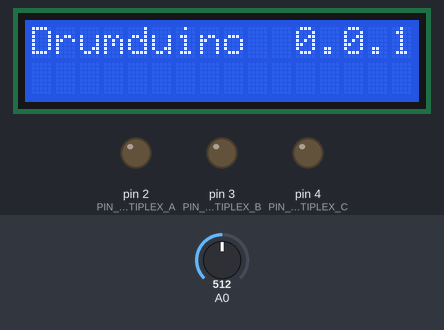
Bench run of a sketch on a simulated Arduino Uno, built with avr-gcc and run on an emulated ATmega328P. Shown: 16×2 character LCD, output pins drawn as LEDs (lit = HIGH). The inputs (shaded band) are chosen by the test bench; at power-on: A0 = 512.

Above: at 0.6 s.
At 2.7 s:
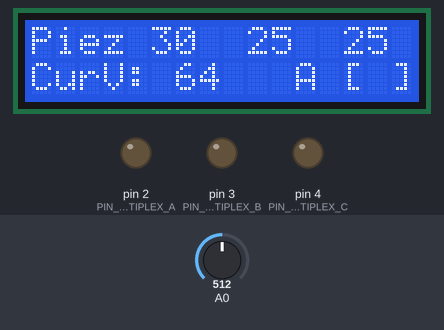
2.8 s: A0 set to 716
At 3.3 s:
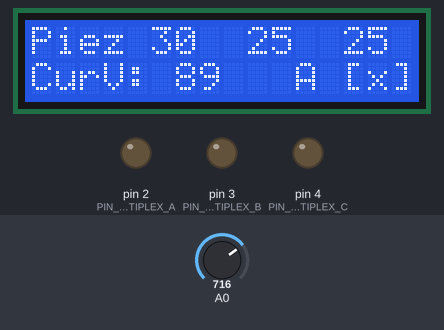
5.1 s: A0 set to 900
At 6.9 s:
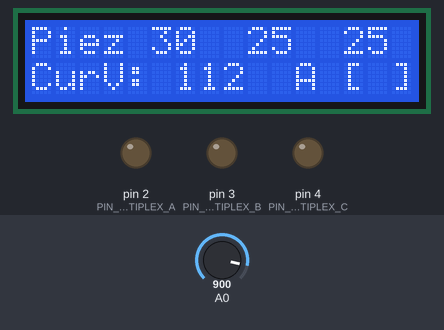
7.2 s: A0 set to 1023
At 9.0 s:
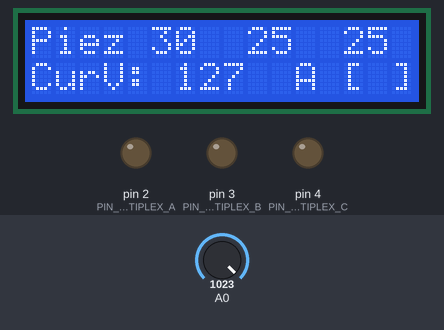
Timing chart, 0 to 10.5 s (numbered marks = the images above; inputs shaded):
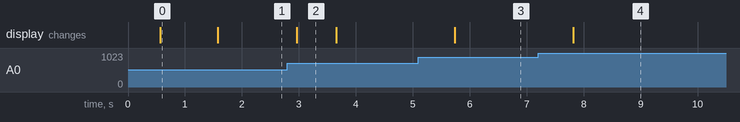

Measured:
- after the input at 2.8 s, the display: changes after 0.16 s (image 2)
- after the input at 5.1 s, the display: changes after 0.64 s (image 3)
- after the input at 7.2 s, the display: changes after 0.62 s (image 4)
- what the display in image 0 shows lasts 1.0 s, from 0.6 s to 1.6 s
- what the display in image 2 shows lasts 0.7 s, from 3.0 s to 3.7 s

The sketch:

drumduino_firmware.ino
```cpp
#include <SoftwareSerial.h>

#define USE_DISPLAY 1

#if USE_DISPLAY
#include <LiquidCrystal.h>
LiquidCrystal lcd(7, 8, 9, 10, 11, 12);
#endif


enum DrumduinoFirmwareSettings {
	PORT_CNT = 1,
	CHAN_PER_PORT_CNT = 1,
	PAD_CNT = PORT_CNT * CHAN_PER_PORT_CNT,
	FRAME_BUFFER_SIZE = 3,
};

enum Pins {
	PIN_MULTIPLEX_A = 2,
	PIN_MULTIPLEX_B = 3 ,
	PIN_MULTIPLEX_C = 4 ,

	PIN_SOFTSERIAL_RX = 5,
	PIN_SOFTSERIAL_TX = 6,
};


//=================================================================================
// Set Bit and Clwear Bit Helpers
//=================================================================================
#ifndef cbi
#define cbi(sfr, bit) (_SFR_BYTE(sfr) &= ~_BV(bit))
#endif
#ifndef sbi
#define sbi(sfr, bit) (_SFR_BYTE(sfr) |= _BV(bit))
#endif


//=================================================================================
// Prescaler
//=================================================================================
// Maximum sampling frequency    // Resolution
enum Prescaler {
	Prescaler_2   = B00000000, // 16 MHz / 2 = 8 MHz            //
	Prescaler_4   = B00000010, // 16 MHz / 4 = 4 MHz            // ~5.9
	Prescaler_8   = B00000011, // 16 MHz / 8 = 2 MHz            // ~7.4
	Prescaler_16  = B00000100, // 16 MHz / 16 = 1 MHz           // ~8.6
	Prescaler_32  = B00000101, // 16 MHz / 32 = 500 kHz         // ~8.9
	Prescaler_64  = B00000110, // 16 MHz / 64 = 250 kHz         // ~9.0
	Prescaler_128 = B00000111, // 16 MHz / 128 = 125 kHz        // ~9.1
};

inline void setPrescaler(int prescaler) {
	ADCSRA &= B11111000;
	ADCSRA |= prescaler;
}


//=================================================================================
//  Ad Pin
//=================================================================================
enum AdPin {
	AdPin_0   = B00000000,
	AdPin_1   = B00000001,
	AdPin_2   = B00000010,
	AdPin_3   = B00000011,
	AdPin_4   = B00000100,
	AdPin_5   = B00000101,
	AdPin_6   = B00000110, // Bei Atmega8 nur in der Gehäusebauform TQFP und MLF verfügbar, nicht in PDIP
	AdPin_7   = B00000111, // Bei Atmega8 nur in der Gehäusebauform TQFP und MLF verfügbar, nicht in PDIP
	AdPin_Vbg = B00001110, // 1.23V
	AdPin_GND = B00001111, // 0V
};

inline void setAdPin(int adPin) {
	ADMUX &= B11110000;
	ADMUX |= adPin;
}

//=================================================================================
// ADC Alignment
//=================================================================================
// Das Ergebnis wird in den Registern ADCH/ADCL linksbündig ausgerichtet.
// Die 8 höchstwertigen Bits des Ergebnisses werden in ADCH abgelegt.
// Die verbleibenden 2 niederwertigen Bits werden im Register ADCL in den Bits 6 und 7 abgelegt.
enum AdcAlignment {
	ADAlignmentLeft  = B00100000,
	ADAlignmentRight = B00000000,
};


inline void setADAlignment(int align) {
	ADMUX &= ~B00100000;
	ADMUX |= align;
}

//=================================================================================
inline void startADCConversion() {
	ADCSRA |= B01000000;
}

//=================================================================================

inline void disableAnalogComparator() {
	ACSR = B10000000;
}

inline void multiplexSelectChan(uint8_t chan) {
	PORTD = B00011100 & (chan << 2) | (B11100011 & PORTD);
}

//=================================================================================
// MIDI
//=================================================================================
namespace midi {
	/// http://www.midi.org/techspecs/midimessages.php
#if 0
	struct SysexFrame {
		byte begin = 0xf0;
		byte manufacturer = 42;
		unsigned long time1 = 0;
		unsigned long time2 = 0;
		byte values[PAD_CNT] = { 0 };
		byte end = 0xF7;
	};
#endif

	/**
	Note Off event.
	This message is sent when a note is released (ended).
	*/
	template<typename SERIAL_IF>
	void noteOn(SERIAL_IF& serial, uint8_t note, uint8_t velocity) {
		serial.write((uint8_t)0x90);
		serial.write((uint8_t)note);
		serial.write((uint8_t)velocity);
	}

	/**
	Note On event.
	This message is sent when a note is depressed (start).
	*/
	template<typename SERIAL_IF>
	void noteOff(SERIAL_IF& serial, uint8_t note, uint8_t velocity) {
		serial.write((uint8_t)0x80);
		serial.write((uint8_t)note);
		serial.write((uint8_t)velocity);
	}

	/**
	Polyphonic Key Pressure (Aftertouch).
	This message is most often sent by pressing down on the key after it "bottoms out".
	*/
	template<typename SERIAL_IF>
	void polyphonicKeyPressure(SERIAL_IF& serial, uint8_t note, uint8_t pressure) {
		serial.write((uint8_t)0xA0);
		serial.write((uint8_t)note);
		serial.write((uint8_t)pressure);
	}

	/**
	Control Change.
	This message is sent when a controller value changes.
	Controllers include devices such as pedals and levers.
	Controller numbers 120-127 are reserved as "Channel Mode Messages" (below).
	*/
	template<typename SERIAL_IF>
	void controlChange(SERIAL_IF& serial, uint8_t controllerNumber, uint8_t controllerValue) {
		serial.write((uint8_t)0xB0);
		serial.write((uint8_t)controllerNumber);
		serial.write((uint8_t)controllerValue);
	}
}


//=================================================================================
//
//=================================================================================
struct Configuration {
	enum Type {
		TypeDisabled,
		TypePiezo,
	} type[PAD_CNT] = { TypePiezo };

	struct CurveSettings {
		enum CurveType {
			CurveNormal,
			CurveExp,
			CurveLog,
			CurveSigma,
			CurveFlat,
			CurveExtra,
		};

		CurveType type = CurveNormal;
		uint8_t value = 127;
		int8_t offset = 0;
		uint8_t factor = 127;
	} curve[PAD_CNT];

	uint8_t note[PAD_CNT] = { 0 };
	uint8_t threshold[PAD_CNT] = { 25 };
	uint8_t scanTime[PAD_CNT] = { 25 };
	uint8_t maskTime[PAD_CNT] = { 35 };

} g_configuration;


//=================================================================================
//
//=================================================================================
struct Runtime {
	SoftwareSerial softSerial{ PIN_SOFTSERIAL_RX, PIN_SOFTSERIAL_TX }; // RX, TX

	uint8_t value[PAD_CNT][FRAME_BUFFER_SIZE];

	enum State {
		StateAwait,
		StateScan,
		StateMask,
	} state[PAD_CNT] = { StateAwait };

	uint8_t  trigger[PAD_CNT] = { 0 };
	uint8_t max[PAD_CNT] = { 0 };
	//uint64_t sum[PAD_CNT] = { 0 };

	uint64_t frameCounter = 0;
#if USE_DISPLAY
	bool displayTriggerEvent[PAD_CNT] = { 0 };
#endif
} g_runtime;


//=================================================================================
//
//=================================================================================
inline uint8_t calcCurve(const Configuration::CurveSettings& curveSettings, uint8_t value) {
	uint8_t ret = 0;

	float x = value * 8.0;
	float f = ((float)curveSettings.value) / 64.0; //[1;127]->[0.;2.0]

	switch(curveSettings.type) {
		//[0-1023]x[0-127]
		case Configuration::CurveSettings::CurveNormal:
			ret = x * f / 16.0;
			break;

		case Configuration::CurveSettings::CurveExp:
			ret = (127.0 / (exp(2.0 * f) - 1)) * (exp(f * x / 512.0) - 1.0);
			break; //Exp 4*(exp(x/256)-1)

		case Configuration::CurveSettings::CurveLog:
			ret = log(1.0 + (f * x / 128.0)) * (127.0 / log((8 * f) + 1));
			break; //Log 64*log(1+x/128)

		case Configuration::CurveSettings::CurveSigma:
			ret = (127.0 / (1.0 + exp(f * (512.0 - x) / 64.0)));
			break; //Sigma

		case Configuration::CurveSettings::CurveFlat:
			ret = (64.0 - ((8.0 / f) * log((1024 / (1 + x)) - 1)));
			break; //Flat

		case Configuration::CurveSettings::CurveExtra:
			ret = (x + 0x20) * f / 16.0;

	}

	ret = ret * (curveSettings.factor / 127.0) + curveSettings.offset;

	if(ret <= 0) {
		return 0;
	}

	if(ret >= 127) {
		return 127;    //127
	}

	return ret;
}


//=================================================================================
//
//=================================================================================
void setup() {
#if USE_DISPLAY
	lcd.begin(16, 2);
	delay(500);
	lcd.print("Drumduino  0.0.1");
	delay(1000);
#endif


	memset(g_runtime.value, 0, sizeof(g_runtime.value));

	// generate note mapping
	for(uint8_t pad = 0; pad < PAD_CNT; ++pad) {
		uint8_t note = 0x1E + pad;
		g_configuration.note[pad] = note;
	}

	// Setup MultiplexSelection Pins
	pinMode(PIN_MULTIPLEX_A, OUTPUT);
	pinMode(PIN_MULTIPLEX_B, OUTPUT);
	pinMode(PIN_MULTIPLEX_C, OUTPUT);

	// Setup ADCs
	analogReference(DEFAULT);
	disableAnalogComparator();
	setPrescaler(Prescaler_8);
	//setADAlignment(ADAlignmentLeft);

	// Disable digital input buffers on all analog input pins
	DIDR0 = DIDR0 | B00111111;

	// Setup Serial
	Serial.begin(2000000);
	Serial.flush();

	g_runtime.softSerial.begin(31250);
	//g_runtime.softSerial.flush();
}


//=================================================================================
//
//=================================================================================
void loop() {
	uint64_t& frameCounter = g_runtime.frameCounter;
	size_t curFrameIdx = frameCounter % FRAME_BUFFER_SIZE;
	size_t lastFrameIdx = (frameCounter - 1) % FRAME_BUFFER_SIZE;

	for(uint8_t chan = 0; chan < CHAN_PER_PORT_CNT; ++chan) {
		multiplexSelectChan(chan);

		for(uint8_t port = 0; port < PORT_CNT; ++port) {
			int pad = port * CHAN_PER_PORT_CNT + chan;

			// shortcuts!
			uint8_t& currentValue = g_runtime.value[pad][curFrameIdx];
			const uint8_t& lastValue = g_runtime.value[pad][lastFrameIdx];

			Runtime::State& state = g_runtime.state[pad];
			uint8_t& triggerFrame = g_runtime.trigger[pad];
			uint8_t& maxValue = g_runtime.max[pad];
			//const uint8_t& sumValue = g_runtime.sum[pad];

			const Configuration::Type& type = g_configuration.type[pad];
			const uint8_t& threshold = g_configuration.threshold[pad];
			const uint8_t& scanTime = g_configuration.scanTime[pad];
			const uint8_t& maskTime = g_configuration.maskTime[pad];

			// real processing
			currentValue = uint8_t(analogRead(port) >> 3);

			switch(type) {
				case Configuration::TypePiezo: {
					switch(state) {
						// In this state we wait for a signal to trigger
						default:
						case Runtime::StateAwait: {
STATE_AGAIN:

							if(currentValue < lastValue + threshold) {
								break;
							}

							state = Runtime::StateScan;
							triggerFrame = frameCounter;
							maxValue = currentValue;
							//sumValue = currentValue;
							//### fallthrough
						}

						// In this state we measure the value for the given time period to get the max value
						case Runtime::StateScan: {
							if(frameCounter < triggerFrame + scanTime) {
								maxValue = max(currentValue, maxValue);
								//sumValue += currentValue;
								break;
							}

							const Configuration::CurveSettings& curve = g_configuration.curve[pad];
							uint8_t velocity = calcCurve(curve, maxValue);

							const uint8_t& note = g_configuration.note[pad];
							midi::noteOn(g_runtime.softSerial, note, velocity);
							state = Runtime::StateMask;
#if USE_DISPLAY
							g_runtime.displayTriggerEvent[pad] = true;
#endif
							//### fallthrough
						}

						// In this state we do nothing to prevent retriggering
						case Runtime::StateMask: {
							if(frameCounter < triggerFrame + scanTime + maskTime) {
								break;
							}

							state = Runtime::StateAwait;
							//goto STATE_AGAIN;
						}
					}
				}
			}
		}
	}

#if USE_DISPLAY

	if(frameCounter % 1000 == 0) {
		lcd.clear();

		lcd.setCursor(0, 0);

		switch(g_configuration.type[0]) {
			default:
			case Configuration::TypeDisabled: {
				lcd.print("Off");
				break;
			}

			case Configuration::TypePiezo: {
				lcd.print("Piez");
				break;
			}
		}

		lcd.setCursor(5, 0);
		lcd.print(g_configuration.note[0]);
		lcd.setCursor(9, 0);
		lcd.print(g_configuration.scanTime[0]);
		lcd.setCursor(13, 0);
		lcd.print(g_configuration.threshold[0]);


		lcd.setCursor(0, 1);
		lcd.print("CurV:");
		lcd.setCursor(6, 1);
		lcd.print(g_runtime.value[0][curFrameIdx]);

		lcd.setCursor(11, 1);

		switch(g_runtime.state[0]) {
			default:
			case Runtime::StateAwait: {
				lcd.print("A");
				break;
			}

			case Runtime::StateScan: {
				lcd.print("S");
				break;
			}

			case Runtime::StateMask: {
				lcd.print("M");
				break;
			}
		}

		lcd.setCursor(13, 1);

		if(g_runtime.displayTriggerEvent[0]) {

			lcd.print("[x]");
		}
		else {
			lcd.print("[ ]");
		}
	}

	if(frameCounter % 1000 == 0) {
		memset(g_runtime.displayTriggerEvent, 0, sizeof(g_runtime.displayTriggerEvent));
	}

#endif

	++frameCounter;
}
```
